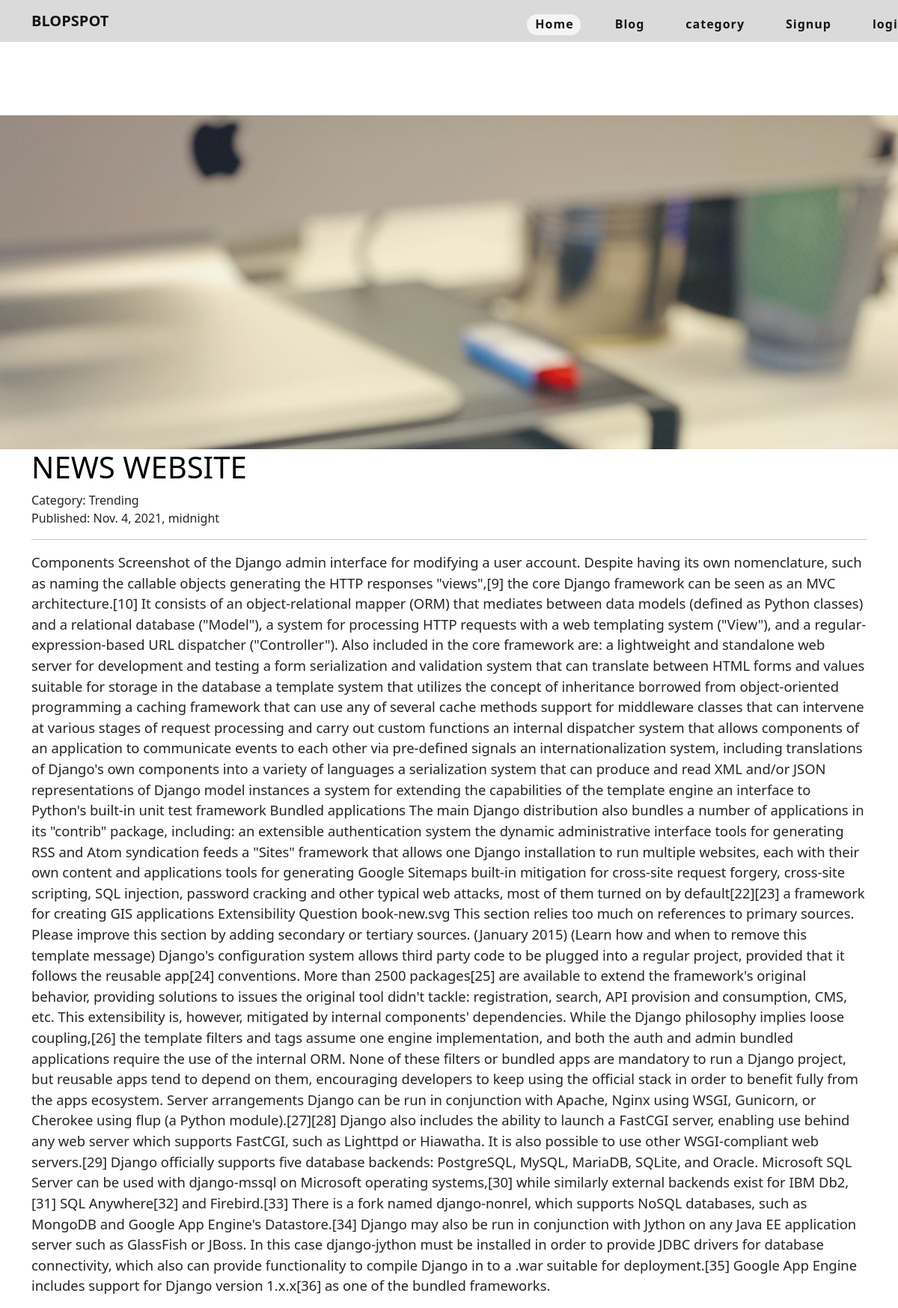
Page /blogs/blogdesc/1 on the committed database.
### blogs/models.py (models this page shows)
class Post(models.Model):
    title=models.CharField(max_length=50)
    images=models.ImageField(upload_to="blogs/images", default="")
    description=models.TextField()
    category=models.CharField(max_length=20,default="")
    date = models.DateTimeField()

### blogs/views.py (the view)
# urls.py: path("blogdesc/<int:id>",views.blogdesc,name="blogdesc"),
def blogdesc(request,id):
    pi=Post.objects.filter(pk=id)
    print(pi)
    return render(request,'blogdesc.html',{'pi':pi[0]})

### templates/blogdesc.html (shortened to what this page needs)
<!doctype html>
<html lang="en">
<head>
  <link rel="stylesheet" href="https://stackpath.bootstrapcdn.com/font-awesome/4.7.0/css/font-awesome.min.css"
>
  <link href="https://cdn.jsdelivr.net/npm/bootstrap@5.0.0-beta3/dist/css/bootstrap.min.css" rel="stylesheet"
>
  {% load static %}
</head>
<body>
  <header>
    <nav class="navbar  navbar-expand-lg navbar-light bg-light fixed-top ">
      <div class="container">
        <a class="navbar-brand" href="#"><strong>BLOPSPOT</strong></a>
        <div class="collapse navbar-collapse" id="navbarNavDropdown">
          <ul class="navbar-nav m-lg-auto">
            <li class="nav-item">
              <a class="nav-link active" aria-current="page" href="{% url 'Blog' %}">Home</a>
            </li>
            <li class="nav-item">
              <a class="nav-link" href="#blog">Blog</a>
            </li>
            <li class="nav-item">
                <a class="nav-link" href="#">category</a>
            </li>
            {% if request.user.is_authenticated %}
            <li class="nav-item">
              <a class="nav-link" href="{% url 'Logout' %}">Logout</a>
            </li>
            {% else %}
            <li class="nav-item">
              <a class="nav-link" href="{% url 'signup' %}">Signup</a>
            </li>
            <li class="nav-item">
              <a class="nav-link" href="{% url 'login' %}">login</a>
            </li>
            {% endif %}
          </ul>
        </div>
      </div>
    </nav>
  </header>
  <div class="jumbotron jumbotron-fluid banner" id="home">
    <div class="container h-100">
      <div class="content-box h-100">
      </div>
    </div>
  </div>
  <div class="container">
      <h1 class=heading style="color: black;">{{pi.title}}</h1>
      <span>Category: {{pi.category}}</span>
      <br>
      <span>Published: {{pi.date}}</span>
      <hr>
      <p>{{pi.description}}</p>
  </div>
</body>
</html>

### rows in the picture
Post: title "NEWS WEBSITE", category "Trending", date "Nov. 4, 2021, midnight", description "Components Screenshot of the Django admin interface for modifying a user account. Despite having its own nomenclature, such as naming the callable objects generating the HTTP responses \"views\",[9] the core Django framework can be seen as an MVC architecture.[10] It consists of an object-relational mapper (ORM) that mediates between data models (defined as Python classes) and a relational database (\"Model\"), a system for processing HTTP requests with a web templating system (\"View\"), and a regular-expression-based URL dispatcher (\"Controller\"). Also included in the core framework are: a lightweight and standalone web server for development and testing a form serialization and validation…"
